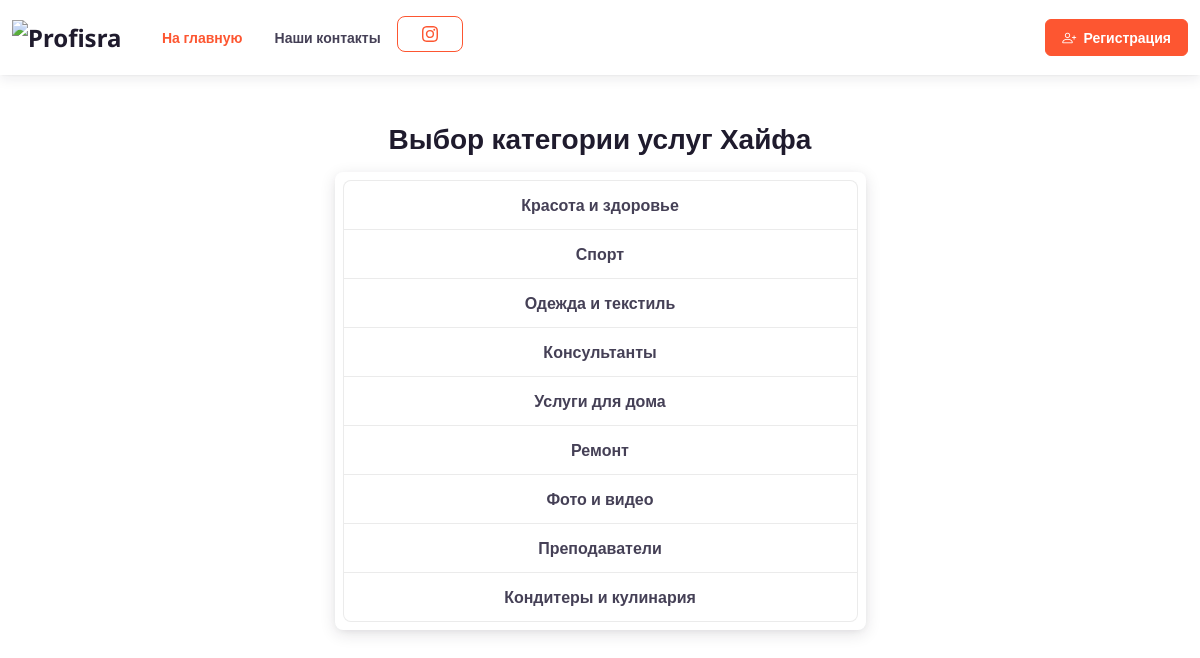
Page /cities/35/ on the committed database.
### core/models.py (models this page shows, shortened)
class City(models.Model):
    name = models.CharField(max_length=100, unique=True)
    class Meta:
        verbose_name_plural = "Города"
        ordering = ['name']

class Category(models.Model):
    city = models.ForeignKey(City, on_delete=models.CASCADE)
    name = models.CharField(max_length=100)
    class Meta:
        verbose_name_plural = "Категории услуг"
        ordering = ['name']

### core/views.py (the view)
# urls.py: path('cities/<int:city_id>/', cat_views.category, name='category'),
def category(request, city_id):
    city = City.objects.get(pk=city_id)
    categories = Category.objects.filter(city=city).annotate(num_masters=Count('service__master')).filter(num_masters__gt=0)
    return render(request, 'category.html', {'city': city, 'categories': categories})

### core/templates/category.html (shortened to what this page needs)
{% extends "base.html" %}
{% load static %}
{% block content %}
    <div style="max-width:555px;" class="container justify justify-content-center pt-5 mt-5">
        <h3 align="center">Выбор категории услуг {{ city.name }} </h3>
        <div class="list-group text-center fw-bolder shadow p-2 mb-1 bg-body rounded">
        {% for category in categories %}
            <a href="{% url 'service' city.id category.id %}" class="list-group-item list-group-item-action" >{{ category.name }}</a>
        {% endfor %}
    </div>
</div>
{% endblock %}

### rows in the picture
City: name "Хайфа"
Category: name "Красота и здоровье"
Category: name "Спорт"
Category: name "Одежда и текстиль"
Category: name "Консультанты"
Category: name "Услуги для дома"
Category: name "Ремонт"
Category: name "Фото и видео"
Category: name "Преподаватели"
Category: name "Кондитеры и кулинария"
